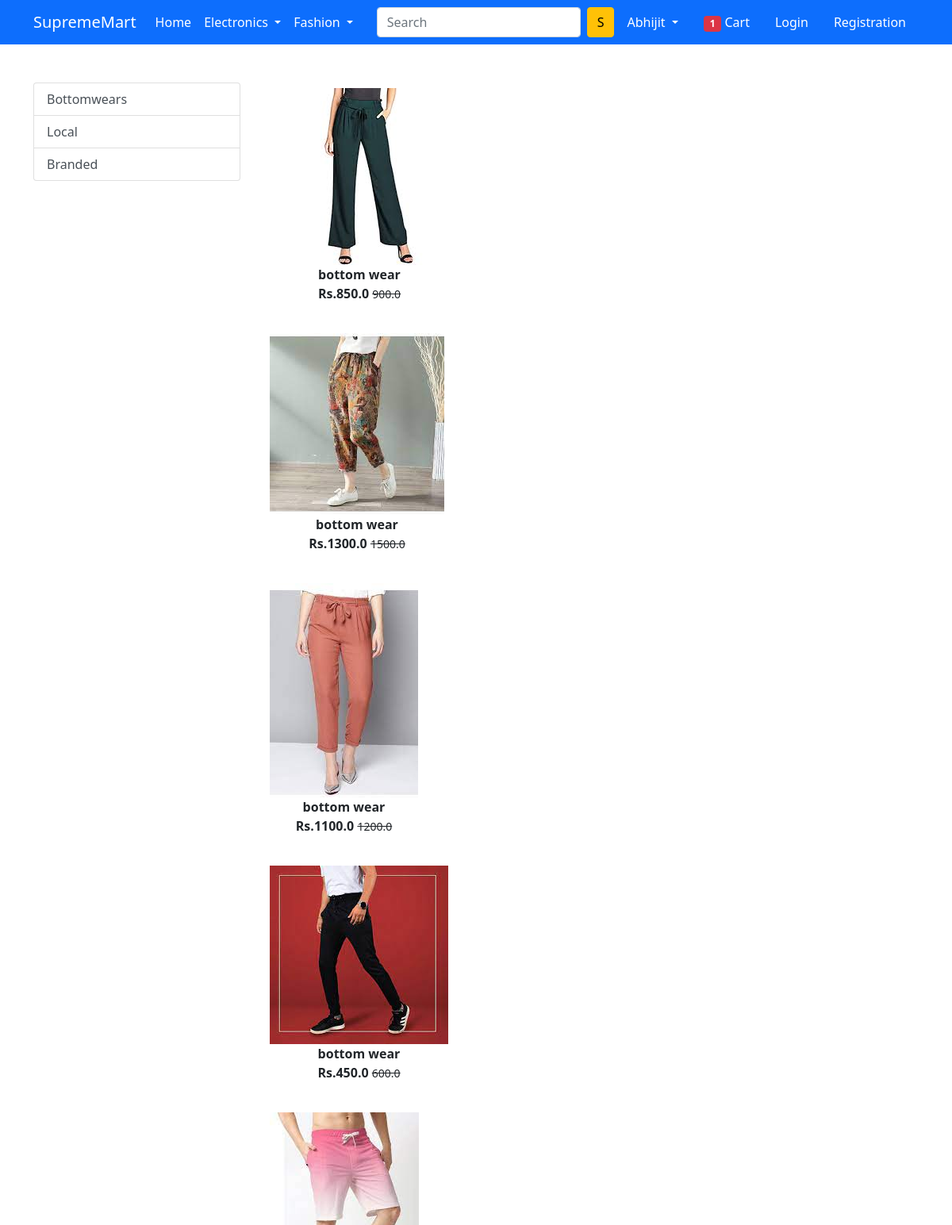
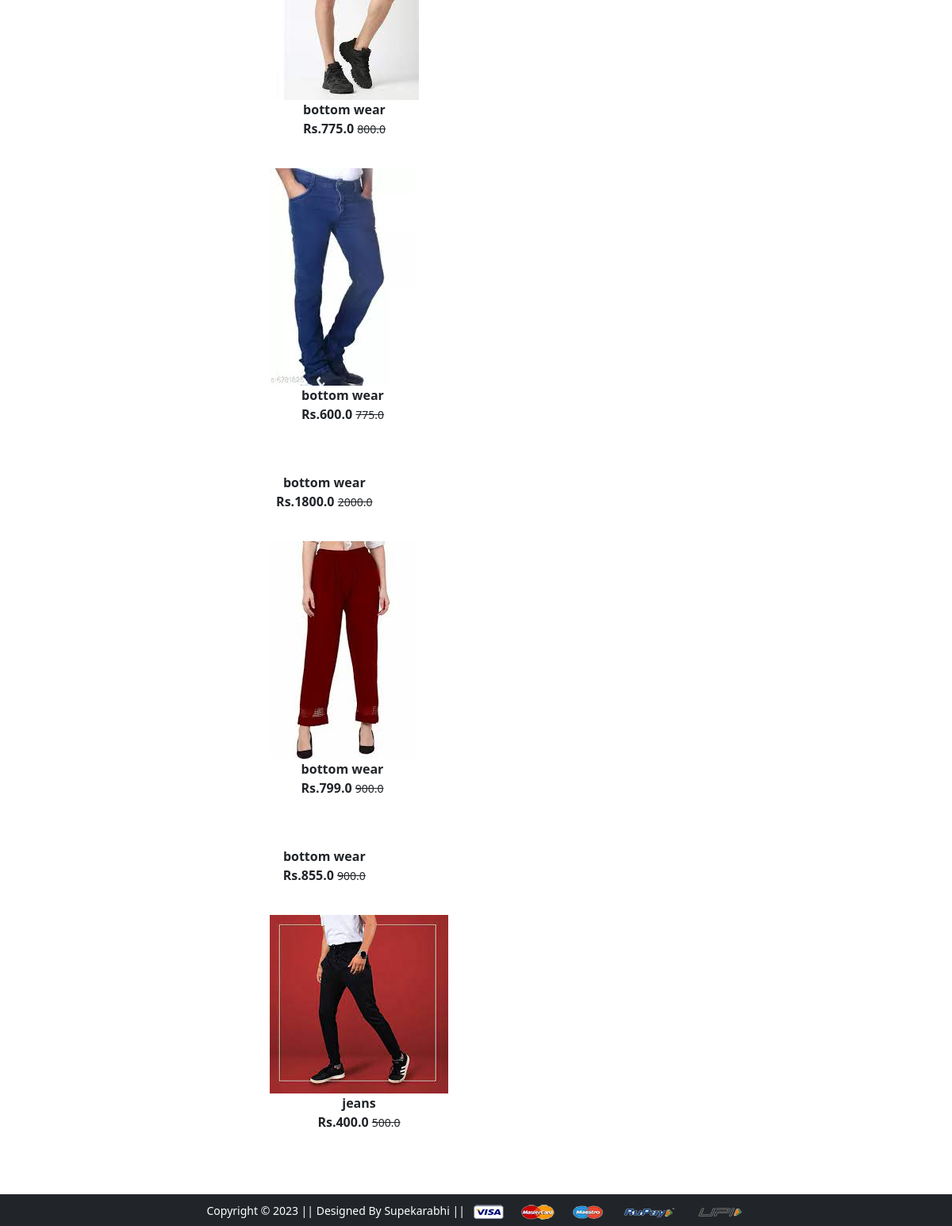
The app's page /bottomwear/ with its own data (2 pictures, top to bottom).
### app/models.py (models this page shows, shortened)
class Product(models.Model):
    title=models.CharField(max_length=100)
    selling_price=models.FloatField()
    discounted_price=models.FloatField()
    description=models.TextField()
    brand=models.CharField(max_length=100)
    category=models.CharField(choices=CATEGORY_CHOICES,max_length=2)
    product_image=models.ImageField(upload_to='productimg')

### app/views.py (the view)
# urls.py: path('bottomwear/',views.bottomwear,name='bottomwear'),
def bottomwear(request,data=None):
 if data==None:
  bottomwears=Product.objects.filter(category='BW')
 elif data=='local' or data=='branded':
  bottomwears=Product.objects.filter(category='BW').filter(brand=data)
 return render(request,'app/bottomwear.html',{'bottomwears':bottomwears})

### app/templates/app/bottomwear.html (shortened to what this page needs)
{% extends 'app/base.html' %}
{% load static %}
{% block main-content %}
<div class="container my-5">
 <div class="row">
  <div class="col-sm-3">
   <div class="list-group">
    <a href="{% url 'bottomwear' %}" class="list-group-item list-group-item-action" aria-current="true">Bottomwears</a>
    <a href="{% url 'bottomweardata' 'local' %}" class="list-group-item list-group-item-action" aria-current="true">Local</a>
    <a href="{% url 'bottomweardata' 'branded' %}" class="list-group-item list-group-item-action">Branded</a>
  </div>
  </div>
  <div class="col-sm-8">
   <div class="col-sm-8">
    {% for b in bottomwears %}
     <div class="col-sm-4 text-center mb-4">
      <a href="{% url 'product-detail' b.id %}"
      class="btn">
      <div clss="item">
        <img src="{{b.product_image.url}}" alt="" height="" class="">
        <div class="fw-bold">{{b.title}}</div>
        <div class="fw-bold">Rs.{{b.discounted_price}}
        <small class="fw-light text-decoration-line-through">{{b.selling_price}}</small></div>
        </div>
      </a>
    </div>
    {% endfor %}
  </div>
  </div>
 </div>
</div>
{% endblock main-content %}

### records on screen
Product: product_image (picture), title "bottom wear", discounted_price "850.0", selling_price "900.0"
Product: product_image (picture), title "bottom wear", discounted_price "1300.0", selling_price "1500.0"
Product: product_image (picture), title "bottom wear", discounted_price "1100.0", selling_price "1200.0"
Product: product_image (picture), title "bottom wear", discounted_price "450.0", selling_price "600.0"
Product: product_image (picture), title "bottom wear", discounted_price "775.0", selling_price "800.0"
Product: product_image (picture), title "bottom wear", discounted_price "600.0", selling_price "775.0"
Product: title "bottom wear", discounted_price "1800.0", selling_price "2000.0"
Product: product_image (picture), title "bottom wear", discounted_price "799.0", selling_price "900.0"
Product: title "bottom wear", discounted_price "855.0", selling_price "900.0"
Product: product_image (picture), title "jeans", discounted_price "400.0", selling_price "500.0"
